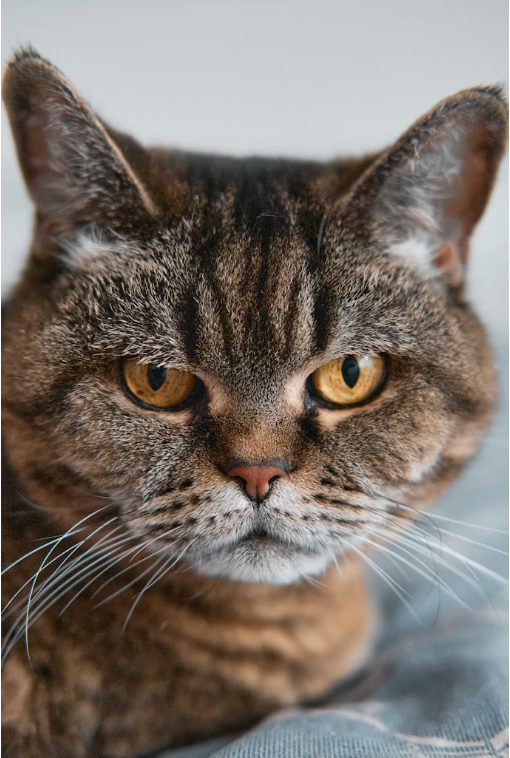
#> input picture DIP/cat.png, 510 x 758 px
$ jupyter execute 21.ipynb
#> lines starting #> are read from the running program, lines starting #| are printed output that depends on the picture; after the words box and inside, x2 and y2 are one past the last pixel; in counts of white or black regions, pixels touching at a corner belong together
## Problem 21
Write a Python program to implement watershed transformation for image segmentation.

[cell 1]
import cv2
import numpy as np
import matplotlib.pyplot as plt

# Read Image
image = cv2.imread("cat.png")
#> image is the input picture: shape (758, 510, 3); mean B, G, R 107.2, 114.9, 123.1

original = image.copy()

# Convert to grayscale
gray = cv2.cvtColor(image, cv2.COLOR_BGR2GRAY)
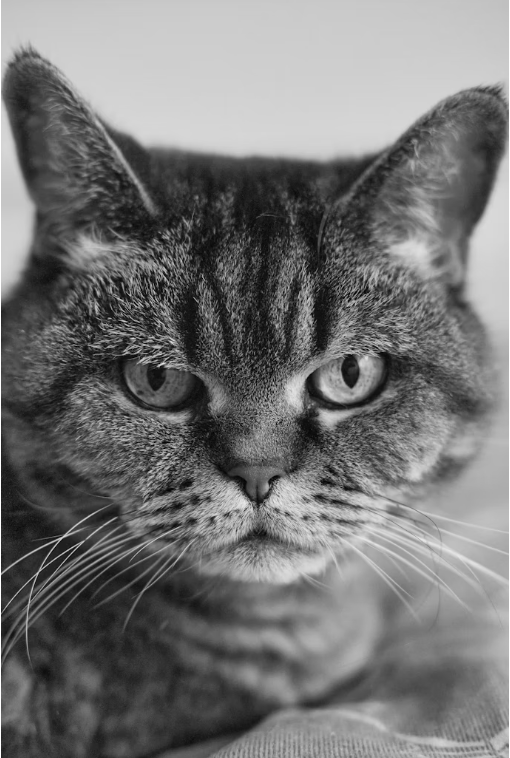
#> gray: shape (758, 510); min 2, max 255, mean 116.5


# 1. Thresholding
_, binary = cv2.threshold(
    gray,
    0,
    255,
    cv2.THRESH_BINARY_INV + cv2.THRESH_OTSU
)
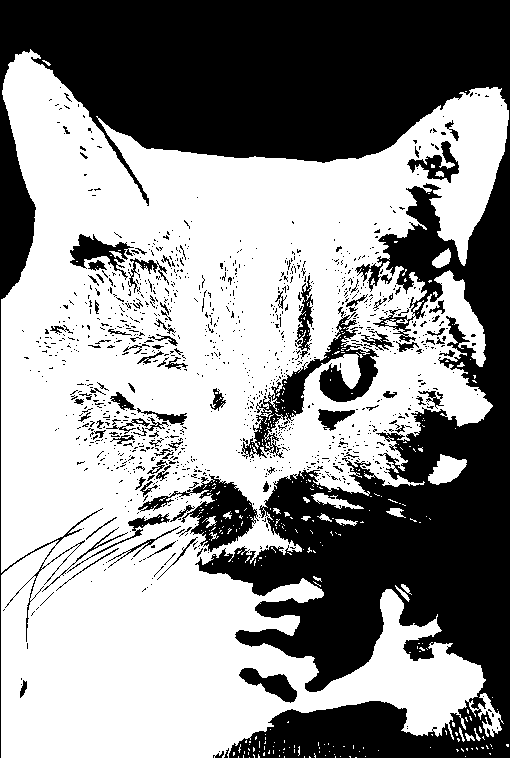
#> binary: shape (758, 510); 57.2% white; 1162 black regions (1067 under 20 px), largest, box (x1, y1, x2, y2) and area: (0, 0, 510, 758) 144434, (241, 307, 379, 459) 4334, (138, 474, 259, 552) 3082


# 2. Noise Removal
kernel = np.ones((3, 3), np.uint8)

opening = cv2.morphologyEx(
    binary,
    cv2.MORPH_OPEN,
    kernel,
    iterations=2
)
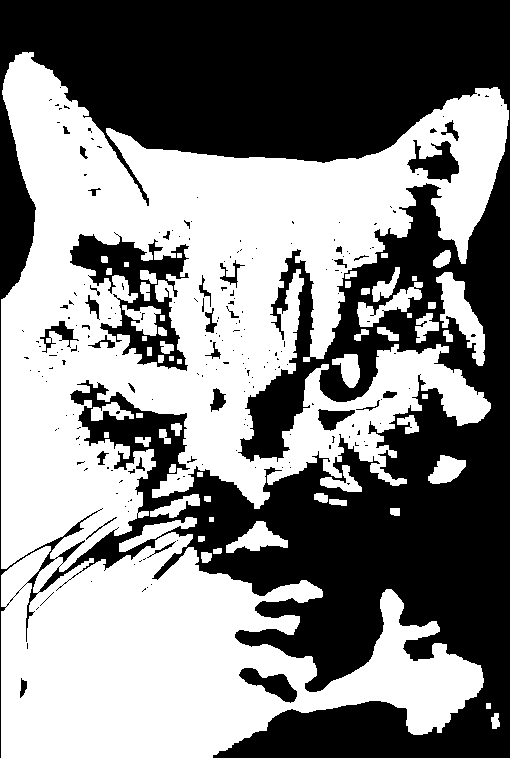
#> opening: shape (758, 510); 51.9% white; 213 black regions (176 under 20 px), largest, box (x1, y1, x2, y2) and area: (0, 0, 510, 758) 174656, (70, 232, 189, 371) 5949, (407, 140, 459, 183) 1099


# 3. Sure Background
sure_bg = cv2.dilate(
    opening,
    kernel,
    iterations=3
)
#> sure_bg: shape (758, 510); 62.1% white; 50 black regions (24 under 20 px), largest, box (x1, y1, x2, y2) and area: (184, 142, 510, 758) 65506, (0, 0, 510, 159) 63066, (323, 188, 452, 399) 5280


# 4. Distance Transform
dist_transform = cv2.distanceTransform(
    opening,
    cv2.DIST_L2,
    5
)
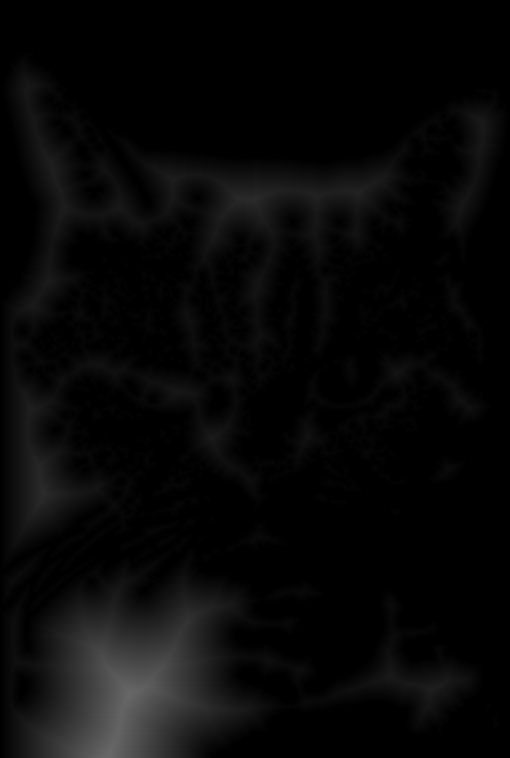
#> dist_transform: shape (758, 510) float32; min 0, max 105, mean 7.9


# 5. Sure Foreground
_, sure_fg = cv2.threshold(
    dist_transform,
    0.5 * dist_transform.max(),
    255,
    0
)
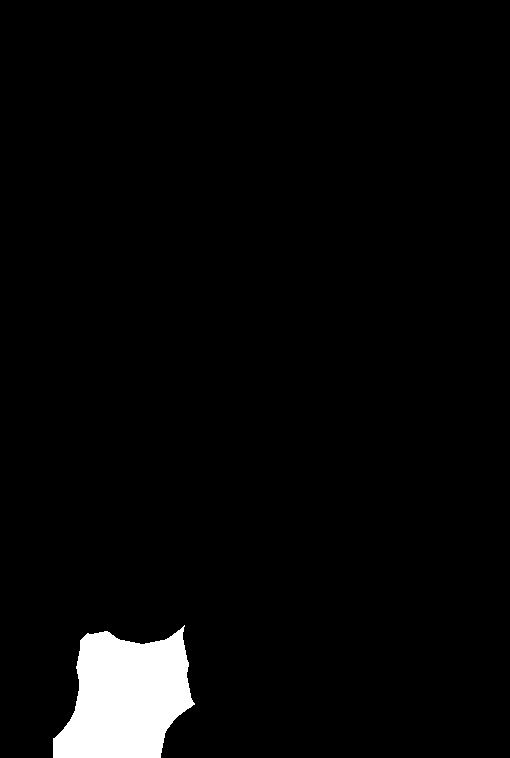
#> sure_fg: shape (758, 510) float32; 3.4% white; 1 white region, box (x1, y1, x2, y2) and area: (53, 625, 195, 758) 13171

sure_fg = np.uint8(sure_fg)


# 6. Unknown Region
unknown = cv2.subtract(
    sure_bg,
    sure_fg
)
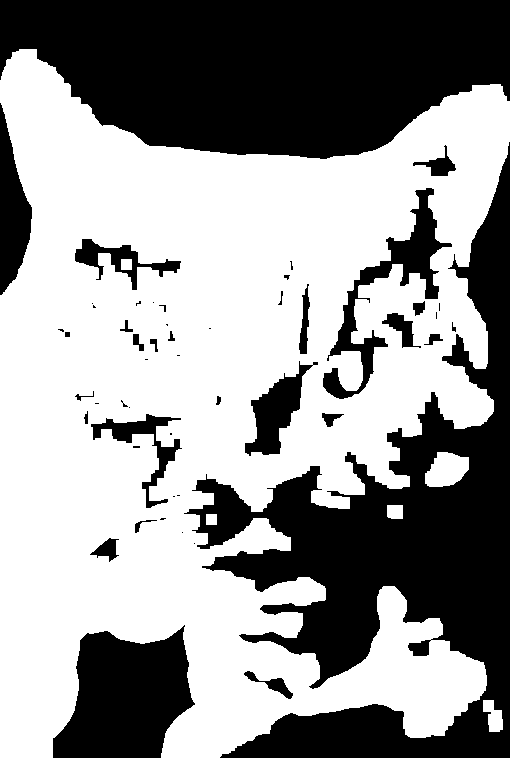
#> unknown: shape (758, 510); 58.7% white; 51 black regions (24 under 20 px), largest, box (x1, y1, x2, y2) and area: (184, 142, 510, 758) 65506, (0, 0, 510, 159) 63066, (53, 625, 195, 758) 13171


# 7. Create Markers
num_labels, markers = cv2.connectedComponents(
    sure_fg
)
#> num_labels = 2

# Add 1 to all labels
markers = markers + 1

# Mark unknown region as 0
markers[unknown == 255] = 0
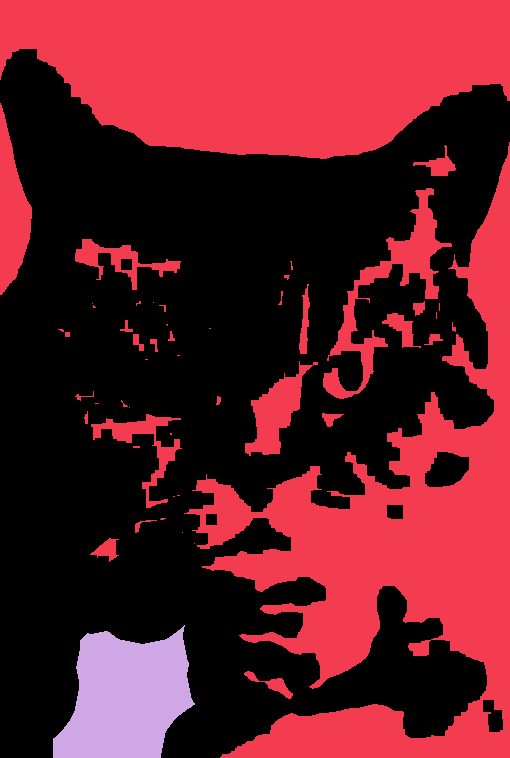
#> markers: shape (758, 510) int32; 3 distinct labels, from 0 to 2; one colour per label, 0 black


# 8. Apply Watershed
markers = cv2.watershed(
    image,
    markers
)
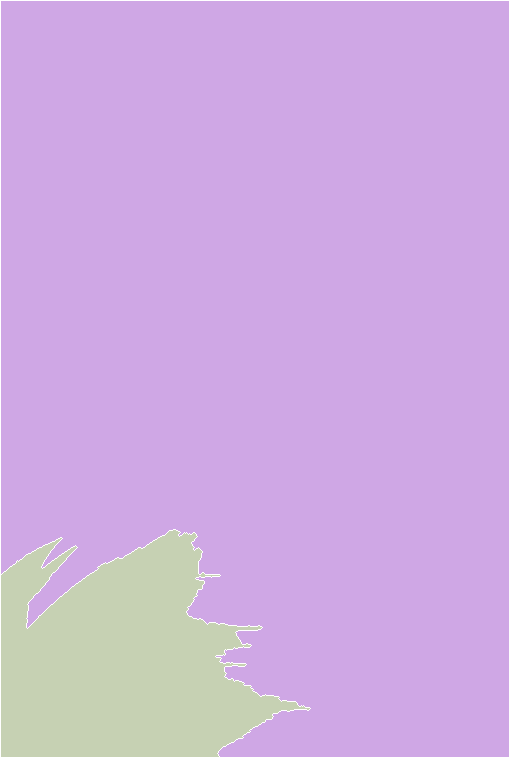
#> markers: shape (758, 510) int32; 3 distinct labels, from -1 to 2; one colour per label, 0 black, -1 white

# 9. Mark Watershed Boundaries
result = original.copy()

# Watershed boundaries have marker value -1
result[markers == -1] = [0, 0, 255]
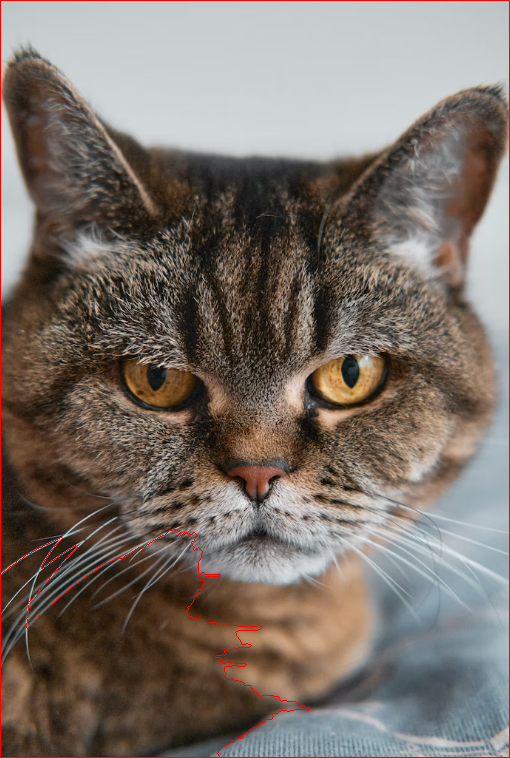
#> result: shape (758, 510, 3); 0.9% of pixels changed, all inside (x1, y1, x2, y2) = (0, 0, 510, 758)


# Display Results
plt.figure(figsize=(12, 10))

plt.subplot(2, 3, 1)
plt.imshow(cv2.cvtColor(original, cv2.COLOR_BGR2RGB))
plt.title("Original Image")
plt.axis("off")

plt.subplot(2, 3, 2)
plt.imshow(binary, cmap="gray")
plt.title("Binary Image")
plt.axis("off")

plt.subplot(2, 3, 3)
plt.imshow(opening, cmap="gray")
plt.title("After Noise Removal")
plt.axis("off")

plt.subplot(2, 3, 4)
plt.imshow(sure_fg, cmap="gray")
plt.title("Sure Foreground")
plt.axis("off")

plt.subplot(2, 3, 5)
plt.imshow(unknown, cmap="gray")
plt.title("Unknown Region")
plt.axis("off")

plt.subplot(2, 3, 6)
plt.imshow(cv2.cvtColor(result, cv2.COLOR_BGR2RGB))
plt.title("Watershed Segmentation")
plt.axis("off")

plt.tight_layout()
plt.show()
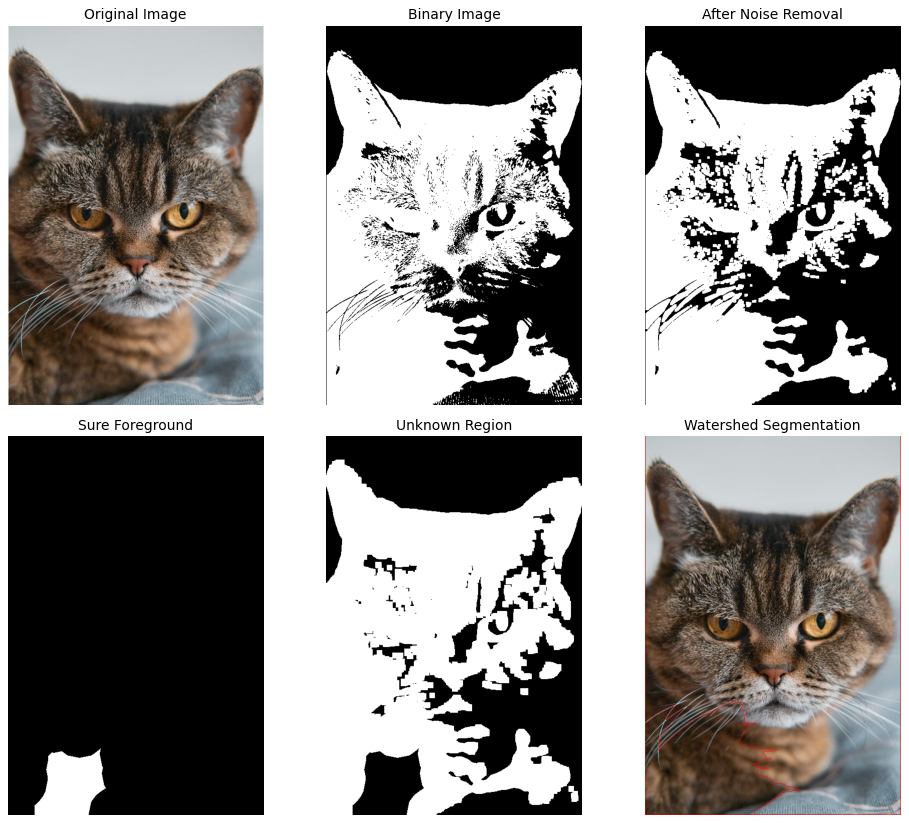
#> figure drawn by matplotlib, 6 panels
